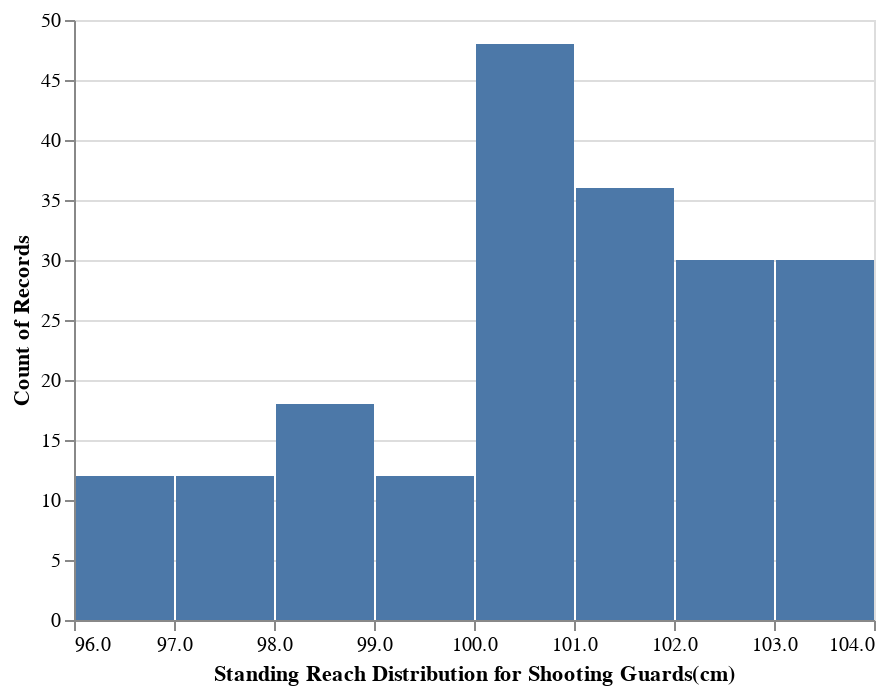

Notebook cell for this chart:
### Code cell
#Let's visualize the distribution of standing reach amongst shooting guards

SHOOTINGGUARD_FILTER =  allclasses['POSITION'] == 'SG'

allclasses_shootingguards= allclasses[SHOOTINGGUARD_FILTER]

base = alt.Chart(allclasses_shootingguards).properties()

bar = base.mark_bar().encode(
    x=alt.X('STANDING_REACH', bin=True, title='Standing Reach Distribution for Shooting Guards(cm)'),
    y='count()'
)



bar

### Figure 1 — Vega-Lite specification as saved in the notebook (floating-point values rounded to 4 significant figures; data arrays with more than 128 entries replaced by an {"elided": "..."} marker saying what was removed)
{"config": {"view": {"continuousWidth": 400, "continuousHeight": 300}}, "data": {"name": "data-f9ae2bbbeb1f626f18aff2631a5a22b2"}, "mark": "bar", "encoding": {"x": {"type": "quantitative", "bin": true, "field": "STANDING_REACH", "title": "Standing Reach Distribution for Shooting Guards(cm)"}, "y": {"type": "quantitative", "aggregate": "count"}}, "$schema": "https://vega.github.io/schema/vega-lite/v4.8.1.json", "datasets": {"data-f9ae2bbbeb1f626f18aff2631a5a22b2": {"elided": "198 records"}}}
